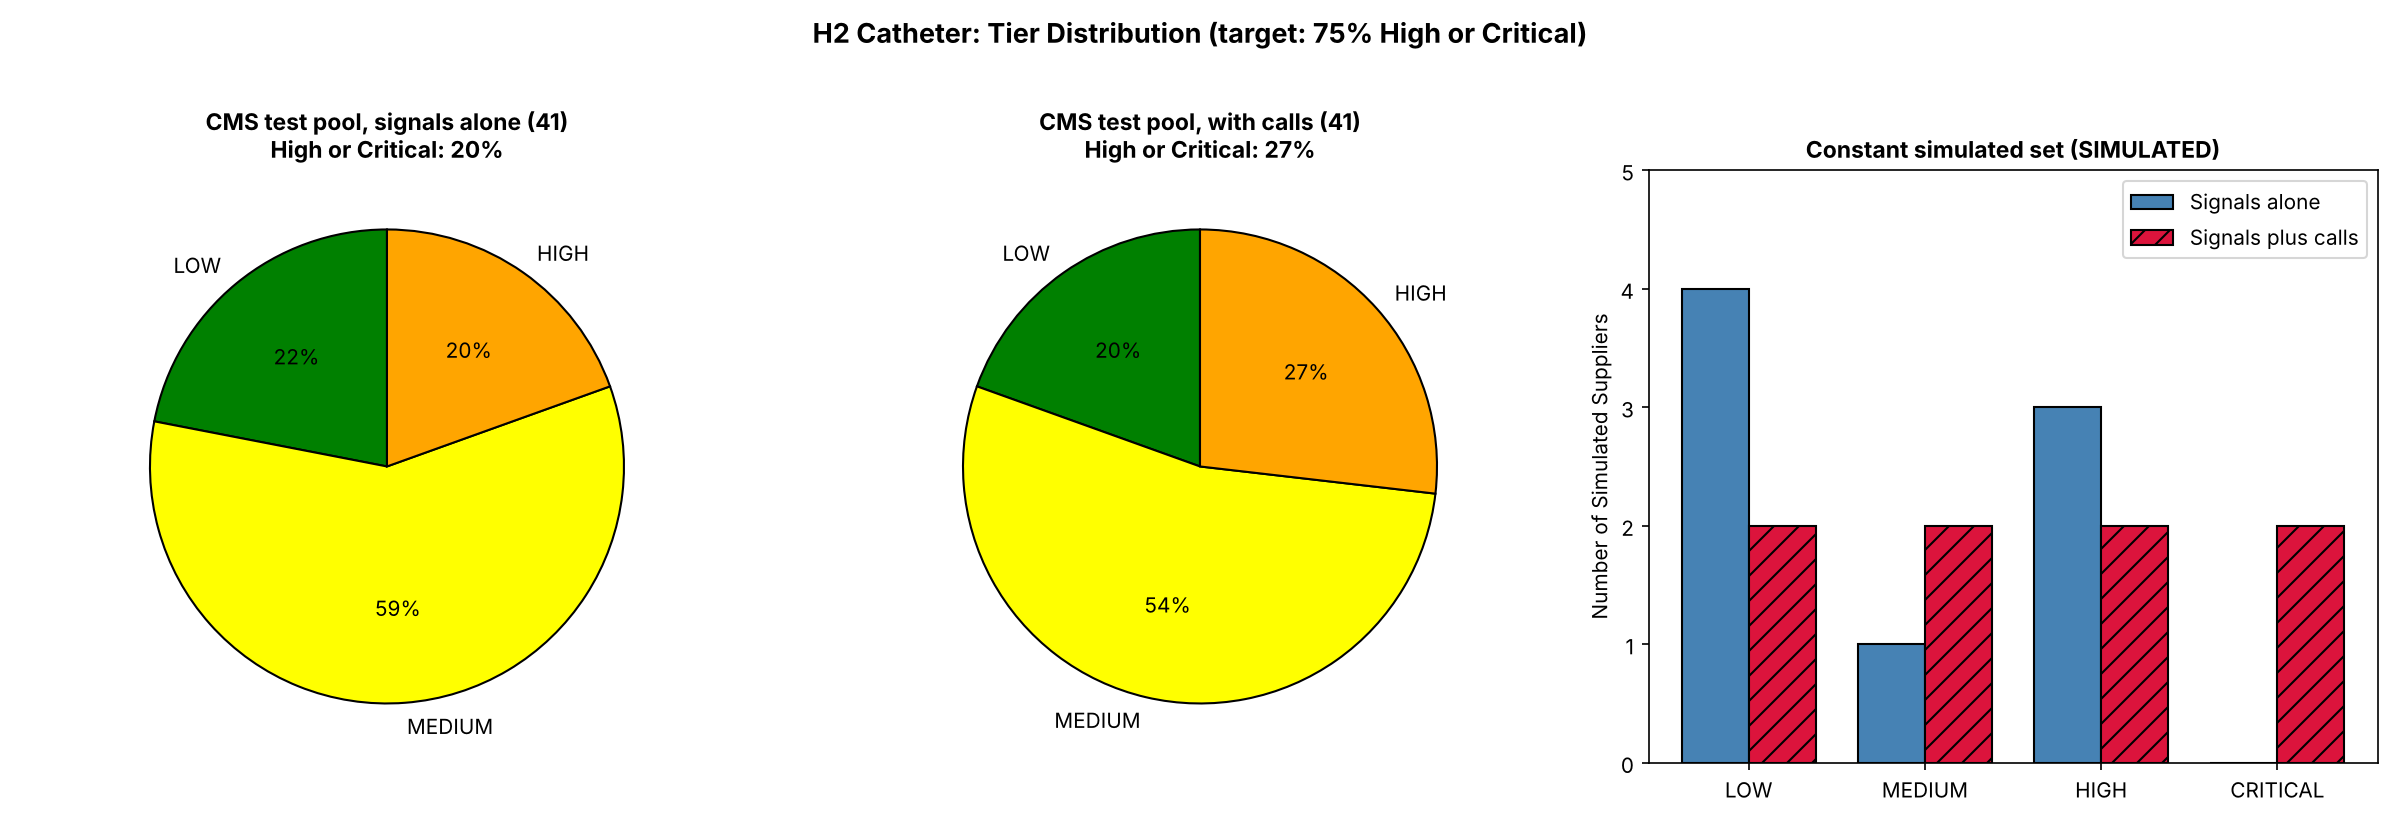

This figure's Python source:
# viz_07_h2_tier_distribution.py
# Catheter H2: tier distribution for the CMS test pool (signals alone, with calls)
# and the constant simulated set
# Input: h2_test_results.csv, h2_with_calls.csv, tier_test_results.csv

import pandas as pd
import matplotlib.pyplot as plt
import numpy as np

from pathlib import Path
BASE_DIR = Path(__file__).resolve().parent
DATA_DIR = BASE_DIR.parent / "CAET_tool"  # pipeline outputs

# ── LOAD ─────────────────────────────────────────────────────────────
alone = pd.read_csv(str(DATA_DIR / "h2_test_results.csv"))
calls = pd.read_csv(str(DATA_DIR / "h2_with_calls.csv"))
const = pd.read_csv(str(DATA_DIR / "tier_test_results.csv"))
const = const[const["hypothesis"] == "H2"]

# Same test pool as step15 (suppliers in the five high-risk catheter states)
pool_npis = set(alone["npi"])
calls     = calls[calls["npi"].isin(pool_npis)]

tiers  = ["LOW", "MEDIUM", "HIGH", "CRITICAL"]
colors = {"CRITICAL": "red", "HIGH": "orange", "MEDIUM": "yellow", "LOW": "green"}

def pie(ax, series, title):
    counts = series.value_counts().reindex(tiers, fill_value=0)
    counts = counts[counts > 0]
    ax.pie(counts.values, labels=counts.index, autopct="%1.0f%%",
           colors=[colors[t] for t in counts.index], startangle=90,
           wedgeprops={"edgecolor": "black"})
    hit = series.isin(["HIGH", "CRITICAL"]).sum() / len(series)
    ax.set_title(f"{title}\nHigh or Critical: {hit:.0%}", fontsize=11, fontweight="bold")

# ── CHART ────────────────────────────────────────────────────────────
fig, (ax1, ax2, ax3) = plt.subplots(1, 3, figsize=(16, 5.5))

pie(ax1, alone["tier"], f"CMS test pool, signals alone ({len(alone)})")
pie(ax2, calls["updated_tier"], f"CMS test pool, with calls ({len(calls)})")

x, w = np.arange(len(tiers)), 0.38
c_before = const["tier_no_calls"].value_counts().reindex(tiers, fill_value=0)
c_after  = const["actual"].value_counts().reindex(tiers, fill_value=0)
ax3.bar(x - w/2, c_before.values, w, label="Signals alone", color="steelblue", edgecolor="black")
ax3.bar(x + w/2, c_after.values,  w, label="Signals plus calls", color="crimson", edgecolor="black", hatch="//")
ax3.set_xticks(x)
ax3.set_xticklabels(tiers)
ax3.set_yticks(range(0, int(max(c_before.max(), c_after.max())) + 2))
ax3.set_ylabel("Number of Simulated Suppliers")
ax3.set_title("Constant simulated set (SIMULATED)", fontsize=11, fontweight="bold")
ax3.legend()

fig.suptitle("H2 Catheter: Tier Distribution (target: 75% High or Critical)", fontsize=13, fontweight="bold")

# ── SAVE ─────────────────────────────────────────────────────────────
plt.tight_layout(rect=[0, 0, 1, 0.93])
plt.savefig(str(BASE_DIR / "viz_07_h2_tier_distribution.png"), dpi=150)
plt.show()
print("Saved: viz_07_h2_tier_distribution.png")
